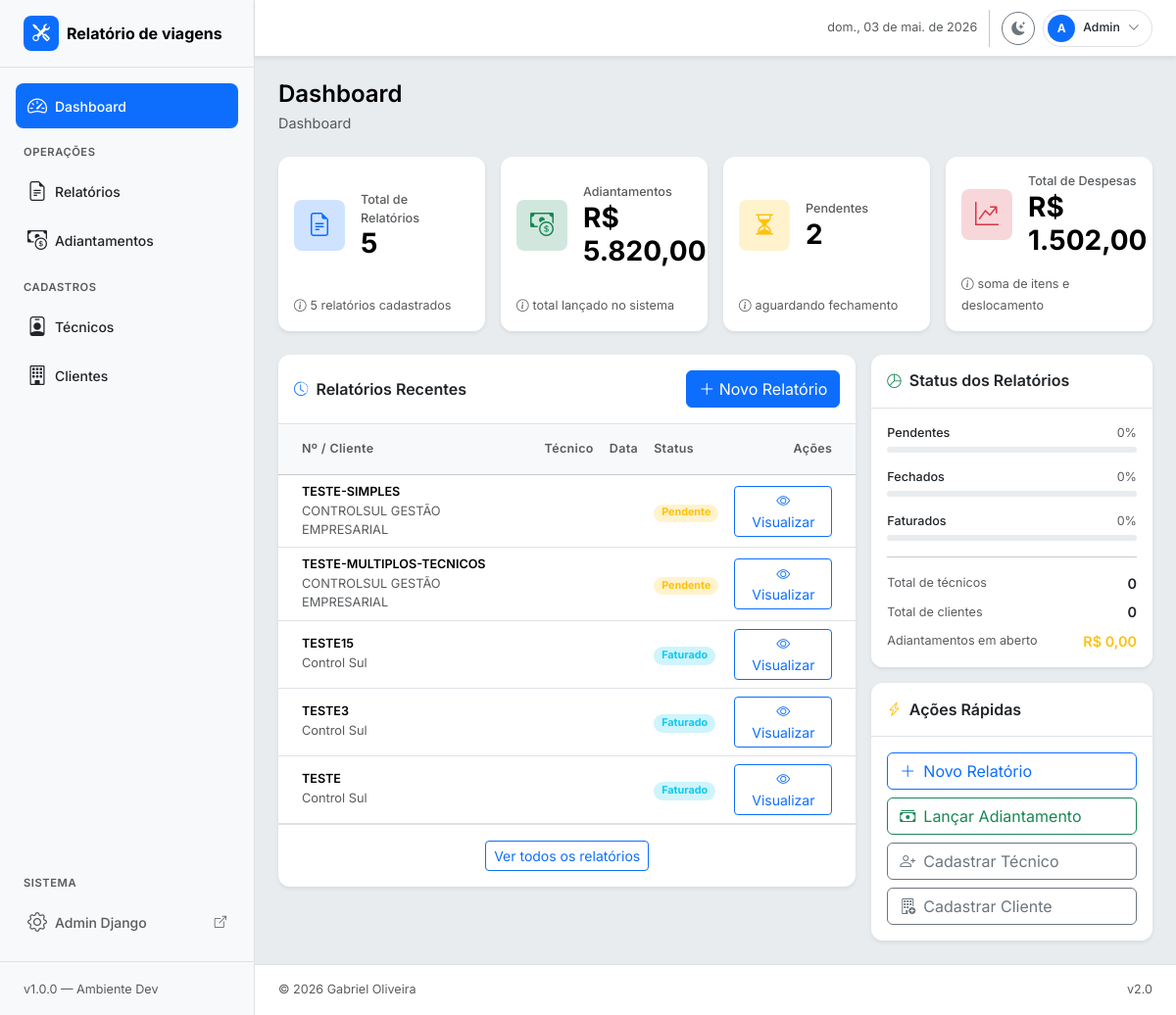
/dashboard/, run on the app's committed database.
### relatorios/models.py (models this page shows, shortened)
class RelatorioTecnico(models.Model):
    numero = models.CharField("Número", max_length=30, unique=True)
    status = models.CharField(
        "Status",
        max_length=20,
        choices=StatusRelatorio.choices,
        default=StatusRelatorio.RASCUNHO,
    )
    cliente = models.ForeignKey(
        Cliente,
        on_delete=models.PROTECT,
        related_name="relatorios",
        verbose_name="Cliente",
    )
    tecnico_responsavel = models.ForeignKey(
        Tecnico,
        on_delete=models.PROTECT,
        related_name="relatorios_responsavel",
        verbose_name="Técnico responsável",
    )
    tecnicos_adicionais = models.ManyToManyField(
        Tecnico,
        through="RelatorioTecnicoEquipe",
        related_name="relatorios_equipe",
        blank=True,
        verbose_name="Equipe adicional",
    )
    STATUS_CHOICES = [
        ("rascunho", "Rascunho"),
        ("enviado", "Enviado"),
    ]
    status = models.CharField(
        max_length=20,
        choices=STATUS_CHOICES,
        default="rascunho",
    )
    cidade_atendimento = models.CharField("Cidade de atendimento", max_length=100)
    uf_atendimento = models.CharField(
        "UF",
        max_length=2,
        choices=UF.choices,
        default=UF.PR,
    )
    tipo_localidade = models.CharField(
        "Tipo de localidade",
        max_length=10,
        choices=TipoLocalidade.choices,
        default=TipoLocalidade.INTERIOR,
    )
    data_inicio = models.DateField("Data início")
    data_fim = models.DateField("Data fim")
    motivo = models.TextField("Motivo / Descrição do serviço")
    centro_custo = models.CharField(
        "Centro de custo / Classificação",
        max_length=100,
        blank=True,
        help_text="Aplicado a todos os itens deste relatório.",
    )
    valor_adiantamento = models.DecimalField(
        "Adiantamento recebido (R$)",
        max_digits=10,
        decimal_places=2,
        default=Decimal("0.00"),
        validators=[MinValueValidator(Decimal("0.00"))],
    )
    observacoes = models.TextField("Observações gerais", blank=True)
    criado_em = models.DateTimeField(auto_now_add=True)
    atualizado_em = models.DateTimeField(auto_now=True)
    class Meta:
        verbose_name = "Relatório Técnico"
        verbose_name_plural = "Relatórios Técnicos"
        ordering = ["-data_inicio", "-criado_em"]

class Cliente(models.Model):
    nome = models.CharField("Nome / Razão Social", max_length=200)
    cnpj_cpf = models.CharField(
        "CNPJ / CPF",
        max_length=20,
        blank=True,
        null=True,
        unique=True,
    )
    cidade = models.CharField(
        "Cidade",
        max_length=100,
        blank=True,
        null=True,
    )
    uf = models.CharField(
        "UF",
        max_length=2,
        choices=UF.choices,
        blank=True,
        null=True,
    )
    contato = models.CharField(
        "Contato",
        max_length=100,
        blank=True,
        null=True,
    )
    telefone = models.CharField(
        "Telefone",
        max_length=20,
        blank=True,
        null=True,
    )
    email = models.EmailField(
        "E-mail",
        blank=True,
        null=True,
    )
    ativo = models.BooleanField("Ativo", default=True)
    valor_km = models.DecimalField(
        "Valor por KM (R$)",
        max_digits=10,
        decimal_places=2,
        blank=True,
        null=True,
    )
    criado_em = models.DateTimeField(auto_now_add=True)
    class Meta:
        verbose_name = "Cliente"
        verbose_name_plural = "Clientes"
        ordering = ["nome"]
    def __str__(self):
        return self.nome

### relatorios/views.py (the view)
# urls.py: path("dashboard/", views.DashboardView.as_view(), name="dashboard"),
class DashboardView(TemplateView):
    template_name = "dashboard/dashboard.html"
    def get_context_data(self, **kwargs):
        ctx = super().get_context_data(**kwargs)
        total_relatorios = RelatorioTecnico.objects.count()
        total_base = total_relatorios or 1
        total_pendentes = RelatorioTecnico.objects.filter(
            status=StatusRelatorio.PENDENTE
        ).count()
        total_adiantamentos = Adiantamento.objects.aggregate(total=Sum("valor"))[
            "total"
        ] or Decimal("0.00")
        total_itens = RelatorioTecnico.objects.aggregate(total=Sum("despesas__valor"))[
            "total"
        ] or Decimal("0.00")
        total_km_valor = RelatorioTecnico.objects.aggregate(
            total=Sum("trechos__valor_calculado")
        )["total"] or Decimal("0.00")
        total_despesas_valor = total_itens + total_km_valor
        total_tecnicos = Tecnico.objects.filter(ativo=True).count()
        total_clientes = Cliente.objects.filter(ativo=True).count()
        model_fields = {field.name for field in RelatorioTecnico._meta.get_fields()}
        select_related_fields = ["cliente"]
        if "tecnico" in model_fields:
            select_related_fields.append("tecnico")
        elif "tecnico_responsavel" in model_fields:
            select_related_fields.append("tecnico_responsavel")
        relatorios_recentes = RelatorioTecnico.objects.select_related(
            *select_related_fields
        ).order_by("-criado_em")[:8]
        status_keys = ["rascunho", "pendente", "fechado", "aprovado", "faturado"]
        status_choices = dict(getattr(StatusRelatorio, "choices", []))
        percentuais = {
            status: (
                round(
                    RelatorioTecnico.objects.filter(status=status).count()
                    / total_base
                    * 100
                )
                if status in status_choices
                else 0
            )
            for status in status_keys
        }
        def moeda(valor):
            return (
                f"R$ {valor:,.2f}".replace(",", "X").replace(".", ",").replace("X", ".")
            )
        ctx.update(
            {
                "titulo_pagina": "Dashboard",
                "total_relatorios": total_relatorios,
                "total_pendentes": total_pendentes,
                "total_adiantamentos_valor": total_adiantamentos,
                "total_despesas_valor": total_despesas_valor,
                "total_tecnicos": total_tecnicos,
                "total_clientes": total_clientes,
                "total_adiantamentos": moeda(total_adiantamentos),
                "total_despesas": moeda(total_despesas_valor),
                "cards": [
                    {
                        "titulo": "Total de Relatórios",
                        "valor": total_relatorios,
                        "icone": "bi-file-earmark-text",
                        "cor": "primary",
                        "rodape": f"{total_relatorios} relatórios cadastrados",
                    },
                    {
                        "titulo": "Adiantamentos",
                        "valor": moeda(total_adiantamentos),
                        "icone": "bi-cash-coin",
                        "cor": "success",
                        "rodape": "total lançado no sistema",
                    },
                    {
                        "titulo": "Pendentes",
                        "valor": total_pendentes,
                        "icone": "bi-hourglass-split",
                        "cor": "warning",
                        "rodape": "aguardando fechamento",
                    },
                    {
                        "titulo": "Total de Despesas",
                        "valor": moeda(total_despesas_valor),
                        "icone": "bi-graph-up-arrow",
                        "cor": "danger",
                        "rodape": "soma de itens e deslocamento",
                    },
                ],
                "relatorios_recentes": relatorios_recentes,
                "pct_rascunho": percentuais.get("rascunho", 0),
                "pct_pendente": percentuais.get("pendente", 0),
                "pct_fechado": percentuais.get("fechado", 0),
                "pct_aprovado": percentuais.get("aprovado", 0),
                "pct_faturado": percentuais.get("faturado", 0),
                "percentuais_status": percentuais,
            }
        )
        return ctx

### templates/dashboard/dashboard.html (shortened to what this page needs)
{% extends "base.html" %}
{% block page_title %}Dashboard{% endblock %}
{% block breadcrumb %}<li class="breadcrumb-item active">Dashboard</li>{% endblock %}
{% block content %}
  <div class="row g-3 mb-4">
    {% for card in cards %}
      <div class="col-12 col-sm-6 col-xl-3">
        <div class="card border-0 shadow-sm h-100">
          <div class="card-body d-flex align-items-center gap-3">
            <div class="d-flex align-items-center justify-content-center rounded-3 bg-{{ card.cor }}-subtle text-{{ card.cor }}"
                 style="width: 52px;
                        height: 52px;
                        font-size: 1.5rem;
                        flex-shrink: 0">
              <i class="bi {{ card.icone }}"></i>
            </div>
            <div>
              <p class="text-muted small mb-0 fw-medium">{{ card.titulo }}</p>
              <h3 class="fw-bold mb-0 text-body-emphasis">{{ card.valor }}</h3>
            </div>
          </div>
          <div class="card-footer bg-transparent border-top-0 pt-0 pb-3 px-3">
            <small class="text-muted">
              {% if card.valor == 0 or card.valor == "R$ 0,00" %}
                <i class="bi bi-exclamation-circle me-1"></i>Nenhum dado registrado
              {% else %}
                <i class="bi bi-info-circle me-1"></i>{{ card.rodape }}
              {% endif %}
            </small>
          </div>
        </div>
      </div>
    {% endfor %}
  </div>
  <div class="row g-3">
    <div class="col-12 col-xl-8">
      <div class="card border-0 shadow-sm">
        <div class="card-header bg-transparent border-bottom d-flex align-items-center justify-content-between py-3">
          <div class="d-flex align-items-center gap-2">
            <i class="bi bi-clock-history text-primary"></i>
            <h6 class="mb-0 fw-semibold">Relatórios Recentes</h6>
          </div>
          <a href="{% url 'relatorios:relatorio_create' %}"
             class="btn btn-primary">
            <i class="bi bi-plus-lg"></i> Novo Relatório
          </a>
        </div>
        <div class="card-body p-0">
          {% if relatorios_recentes %}
            <div class="table-responsive">
              <table class="table table-hover align-middle mb-0">
                <thead class="table-light">
                  <tr>
                    <th class="ps-4 py-3 fw-semibold text-muted small">Nº / Cliente</th>
                    <th class="py-3 fw-semibold text-muted small">Técnico</th>
                    <th class="py-3 fw-semibold text-muted small">Data</th>
                    <th class="py-3 fw-semibold text-muted small">Status</th>
                    <th class="py-3 fw-semibold text-muted small text-end pe-4">Ações</th>
                  </tr>
                </thead>
                <tbody>
                  {% for relatorio in relatorios_recentes %}
                    <tr>
                      <td class="ps-4">
                        <div class="fw-semibold text-body-emphasis small">{{ relatorio.numero }}</div>
                        <div class="text-muted" style="font-size: .8rem;">{{ relatorio.cliente }}</div>
                      </td>
                      <td class="small">{{ relatorio.tecnico }}</td>
                      <td class="small text-muted">{{ relatorio.data|date:"d/m/Y" }}</td>
                      <td>
                        {% if relatorio.status == 'pendente' %}
                          <span class="badge bg-warning-subtle text-warning rounded-pill px-2">Pendente</span>
                        {% elif relatorio.status == 'fechado' %}
                          <span class="badge bg-success-subtle text-success rounded-pill px-2">Fechado</span>
                        {% else %}
                          <span class="badge bg-info-subtle text-info rounded-pill px-2">Faturado</span>
                        {% endif %}
                      </td>
                      <td class="text-end pe-4">
                        <a href="{% url 'relatorios:relatorio_detail' relatorio.id %}"
                           class="btn btn-sm btn-outline-primary">
                          <i class="bi bi-eye"></i> Visualizar
                        </a>
                      </td>
                    </tr>
                  {% endfor %}
                </tbody>
              </table>
            </div>
          {% endif %}
        </div>
        {% if relatorios_recentes %}
          <div class="card-footer bg-transparent border-top py-3 text-center">
            <a href="#" class="btn btn-sm btn-outline-primary">Ver todos os relatórios</a>
          </div>
        {% endif %}
      </div>
    </div>
    <div class="col-12 col-xl-4">
      <div class="card border-0 shadow-sm mb-3">
        <div class="card-header bg-transparent border-bottom py-3">
          <div class="d-flex align-items-center gap-2">
            <i class="bi bi-pie-chart text-success"></i>
            <h6 class="mb-0 fw-semibold">Status dos Relatórios</h6>
          </div>
        </div>
        <div class="card-body">
          <div class="d-flex flex-column gap-3">
            <div>
              <div class="d-flex justify-content-between small mb-1">
                <span class="fw-medium">Pendentes</span>
                <span class="text-muted">0%</span>
              </div>
              <div class="progress" style="height: 6px;">
              </div>
            </div>
            <div>
              <div class="d-flex justify-content-between small mb-1">
                <span class="fw-medium">Fechados</span>
                <span class="text-muted">0%</span>
              </div>
              <div class="progress" style="height: 6px;">
              </div>
            </div>
            <div>
              <div class="d-flex justify-content-between small mb-1">
                <span class="fw-medium">Faturados</span>
                <span class="text-muted">0%</span>
              </div>
              <div class="progress" style="height: 6px;">
              </div>
            </div>
          </div>
          <hr class="my-3">
          <div class="d-flex flex-column gap-2">
            <div class="d-flex justify-content-between align-items-center">
              <span class="small text-muted">Total de técnicos</span>
              <span class="fw-semibold">0</span>
            </div>
            <div class="d-flex justify-content-between align-items-center">
              <span class="small text-muted">Total de clientes</span>
              <span class="fw-semibold">0</span>
            </div>
            <div class="d-flex justify-content-between align-items-center">
              <span class="small text-muted">Adiantamentos em aberto</span>
              <span class="fw-semibold text-warning">R$ 0,00</span>
            </div>
          </div>
        </div>
      </div>
      <div class="card border-0 shadow-sm">
        <div class="card-header bg-transparent border-bottom py-3">
          <div class="d-flex align-items-center gap-2">
            <i class="bi bi-lightning-charge text-warning"></i>
            <h6 class="mb-0 fw-semibold">Ações Rápidas</h6>
          </div>
        </div>
        <div class="card-body d-flex flex-column gap-2">
          <a href="{% url 'relatorios:relatorio_create' %}"
              class="btn btn-outline-primary d-flex align-items-center gap-2">
            <i class="bi bi-plus-lg"></i> Novo Relatório
          </a>
          <a href="{% url 'relatorios:adiantamento_create' %}"
             class="btn btn-outline-success d-flex align-items-center gap-2">
            <i class="bi bi-cash-stack"></i> Lançar Adiantamento
          </a>
          <a href="{% url 'relatorios:tecnico_create' %}"
             class="btn btn-outline-secondary d-flex align-items-center gap-2">
            <i class="bi bi-person-plus"></i> Cadastrar Técnico
          </a>
          <a href="{% url 'relatorios:cliente_create' %}"
             class="btn btn-outline-secondary d-flex align-items-center gap-2">
            <i class="bi bi-building-add"></i> Cadastrar Cliente
          </a>
        </div>
      </div>
    </div>
  </div>
{% endblock %}

### static/css/custom.css (style rules this page uses)
body { font-family: 'Inter', sans-serif; font-size: .9rem; }
.table thead th { background-color: var(--bs-tertiary-bg); color: var(--bs-secondary-color); }
.card { border-radius: .75rem; transition: box-shadow .2s ease, transform .15s ease; }
.table th { font-size: .78rem; letter-spacing: .03em; }

### data on the page
RelatorioTecnico: numero "TESTE-SIMPLES", cliente "CONTROLSUL GESTÃO EMPRESARIAL", status "Pendente"
RelatorioTecnico: numero "TESTE-MULTIPLOS-TECNICOS", cliente "CONTROLSUL GESTÃO EMPRESARIAL", status "Pendente"
RelatorioTecnico: numero "TESTE15", cliente "Control Sul", status "Faturado"
RelatorioTecnico: numero "TESTE3", cliente "Control Sul", status "Faturado"
RelatorioTecnico: numero "TESTE", cliente "Control Sul", status "Faturado"

### other printed values
{{ card.titulo }} "Total de Relatórios" "Adiantamentos" "Pendentes" "Total de Despesas"
{{ card.valor }} "5" "R$ 5.820,00" "2" "R$ 1.502,00"
{{ card.rodape }} "5 relatórios cadastrados" "total lançado no sistema" "aguardando fechamento" "soma de itens e deslocamento"
